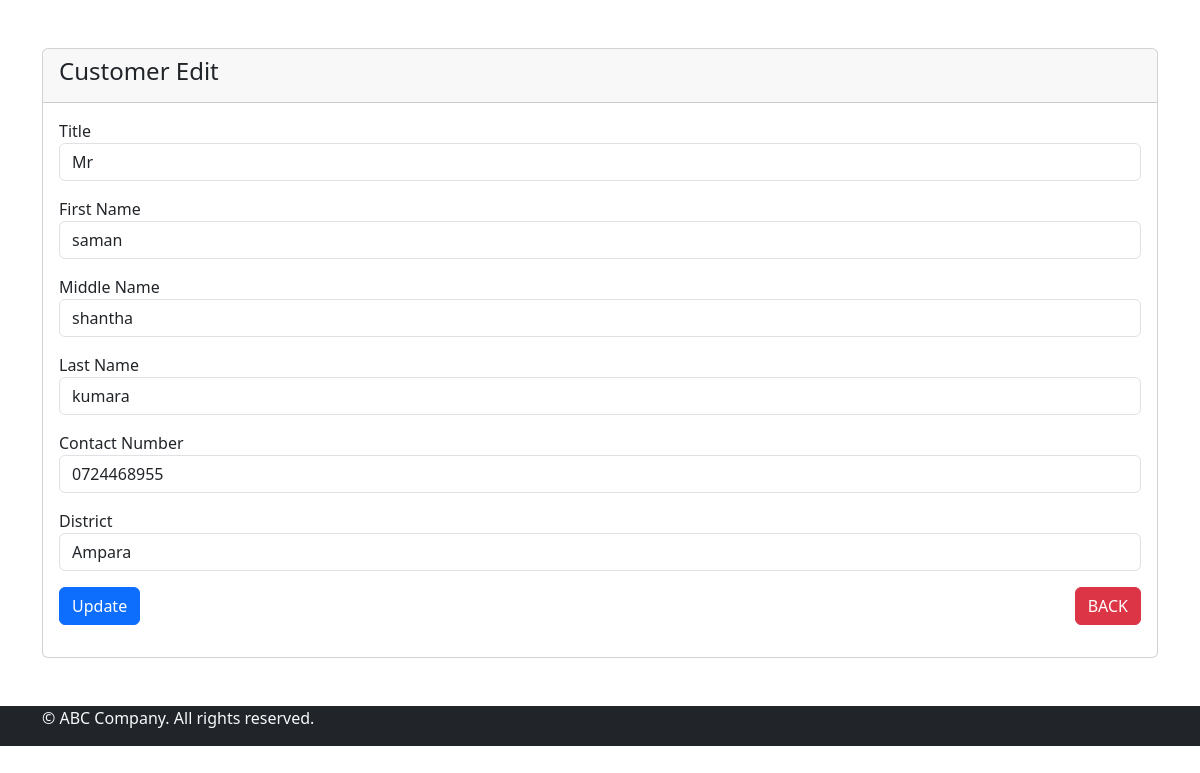
The page /customer-edit.php?id=1 on the database its author committed.
### tables this page shows
CREATE TABLE `customer` (
  `id` int(11) NOT NULL,
  `title` varchar(20) NOT NULL,
  `first_name` varchar(50) NOT NULL,
  `middle_name` varchar(50) NOT NULL,
  `last_name` varchar(50) NOT NULL,
  `contact_no` varchar(10) NOT NULL,
  `district` varchar(50) NOT NULL
);

### customer-edit.php (the view, shortened to what this page needs)
<?php
require 'dbcon.php';
?>
<?php include('header.php') ?>
    <div class="container mt-5 mb-5">
        <div class="row">
            <div class="col-md-12">
                <div class="card">
                    <div class="card-header">
                        <h4>Customer Edit
                        </h4>
                    </div>
                    <div class="card-body">
                        <?php
                        if(isset($_GET['id'])){
                            $customer_id = mysqli_real_escape_string($con,$_GET['id']);
                            $query = "SELECT * FROM customer WHERE id = '$customer_id'";
                            $query_run = mysqli_query($con,$query);
                            if(mysqli_num_rows($query_run) > 0){
                                $customer = mysqli_fetch_array($query_run);
                                ?>
                                <form action="code.php" method="POST">
                                            <div class="mb-3">
                                                <label for="">Title</label>
                                                <select id="" name="title" value="<?=$customer['title']; ?>" class="form-control">
                                                    <option value="Mr">Mr</option>
                                                </select>
                                            </div>
                                            <div class="mb-3">
                                                <label for="">First Name</label>
                                                <input type="text" name="first-name" value="<?=$customer['first_name']; ?>" class="form-control" id="">
                                            </div>
                                            <div class="mb-3">
                                                <label for="">Middle Name</label>
                                                <input type="text" name="middle-name" value="<?=$customer['middle_name']; ?>" class="form-control" id="">
                                            </div>
                                            <div class="mb-3">
                                                <label for="">Last Name</label>
                                                <input type="text" name="last-name" value="<?=$customer['last_name']; ?>" class="form-control" id="">
                                            </div>
                                            <div class="mb-3">
                                                <label for="">Contact Number</label>
                                                <input type="text" name="contact-no" value="<?=$customer['contact_no']; ?>" class="form-control" id="">
                                            </div>
                                            <div class="mb-3">
                                                <label for="">District</label>
                                                <select id="" name="district" value="<?=$customer['district']; ?>" class="form-control">
                                                <?php
                                                    $query = "SELECT * FROM district";
                                                    $query_run = mysqli_query($con,$query);
                                                    if(mysqli_num_rows($query_run) > 0){
                                                        foreach($query_run as $district){
                                                            $district_id = $district['id'];
                                                            ?>
                                                            <option value='<?=$district_id ?>'>
                                                                <?= $district['district'] ?>
                                                            </option>
                                                            <?php
                                                        }
                                                    }
                                                    else{
                                                        echo "<h5>No Districts Found.</h5>";
                                                    }
                                                ?>
                                                </select>
                                            </div>
                                            <div class="mb-3">
                                                <button type="submit" name="update_customer" class="btn btn-primary">Update</button>
                                                <a href="index.php" class="btn btn-danger float-end">BACK</a>
                                            </div>
                                </form>
                                <?php
                            }
                            else{
                                echo "<h4>No such Id Found.</h4>";
                            }
                        }
                        ?>
                    </div>
                </div>
            </div>
        </div>
    </div>
<?php include('footer.php') ?>

### rows shown on the page
customer: title "Mr", first-name "saman", middle-name "shantha", last-name "kumara", contact-no "0724468955"

### other values the page prints
form field district "Ampara"
